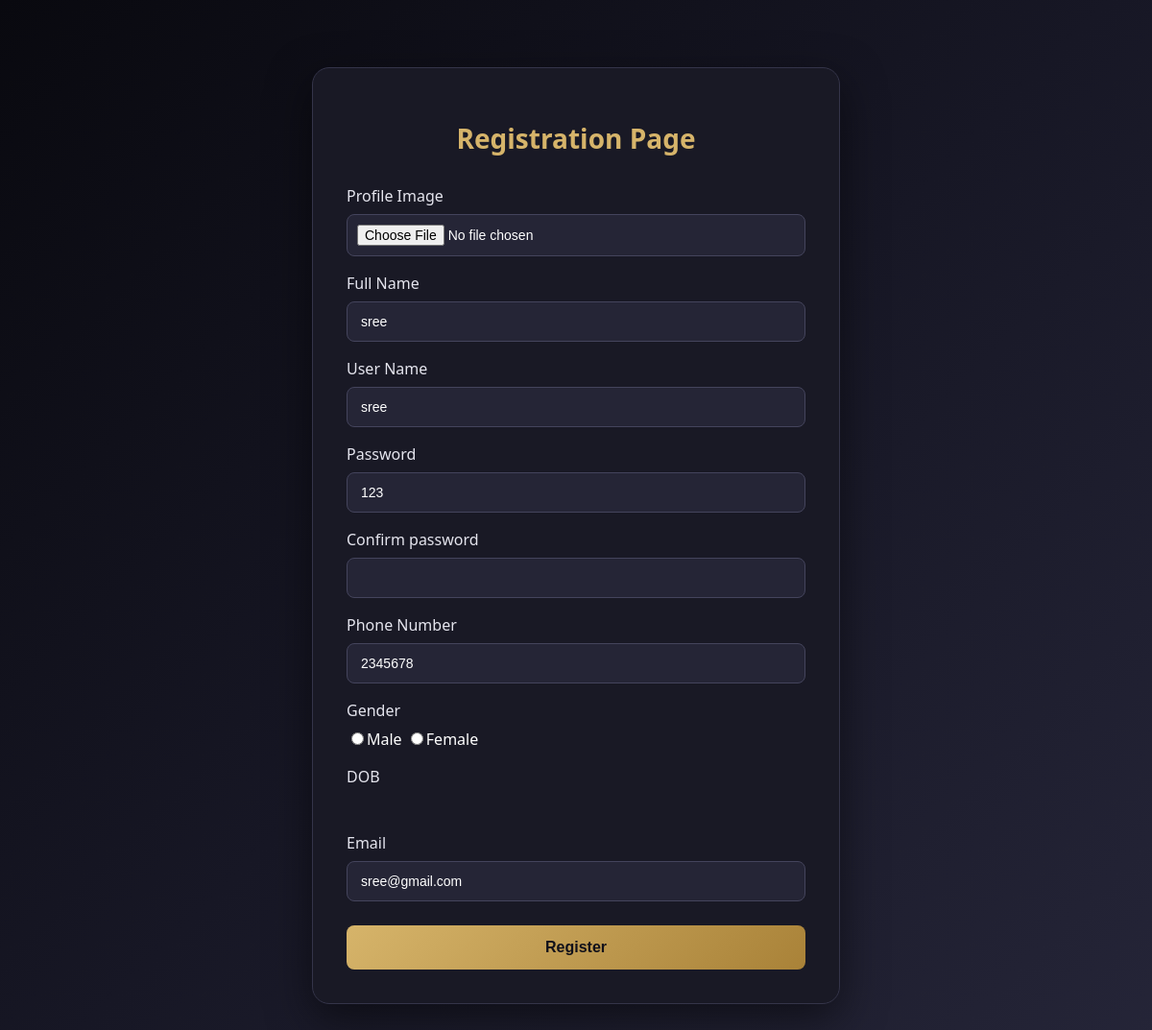
/updatelist/3, run on the app's committed database.
### myapp/models.py (models this page shows, shortened)
class RegisterModel(models.Model):
    profile=models.ImageField(upload_to="profile_image/")
    full_name=models.CharField(max_length=50)
    user_name=models.CharField(max_length=30)
    number=models.IntegerField()
    choose=[
        ("Male","Male"),
        ("Female","Female")
    ]
    gender=models.CharField(max_length=30)
    dob=models.DateField()
    email=models.EmailField()
    password=models.CharField(max_length=20)

### myapp/views.py (the view)
# urls.py: path("updatelist/<int:jk>",views.update_list,name="update_list"),
def update_list(request,jk):
    user=get_object_or_404(RegisterModel,id=jk)
    if request.method=="POST":
        form=updateform(request.POST,instance=user)
        if form.is_valid:
            form.save()
            return redirect("dashboard")
    else:
            form=updateform(instance=user)
    return render(request,"update_list.html",{"data":form})

### myapp/forms.py
class updateform(forms.ModelForm):
      class Meta:
            model=RegisterModel
            fields="__all__"

### myapp/templates/update_list.html (shortened to what this page needs)
{% load static %}
<!DOCTYPE html>
<html lang="en">
<head>
    <link rel="stylesheet" href="{% static 'css/register.css' %}">
</head>
<body>
    <div class="container">
        <form  method="POST" enctype="multipart/form-data">
        <h1>Registration Page</h1>
        <label for="">Profile Image</label>
        <input type="file" name="profile"> <br>
        <label for="">Full Name</label>
         {{ data.full_name }}
        <br>
        <label for="">User Name</label>
         {{ data.user_name }}
        <br>
        <label for="">Password</label>
        {{ data.password }}
        <br>
        <label for="">Confirm password</label>
        <input type="password" name="confirm_password">
        <label for="">Phone Number</label>
        {{ data.number }}
        <br>
        <label for="">Gender</label>
        <input type="radio" name="gender" value="Male" {% if data.gender == 'Male' %}  checked {% endif %}>Male
        <input type="radio" name="gender" value="Female" {% if data.gender == 'Female' %}  checked {% endif %}>Female
        <br>
        <label for="">DOB</label>
        <br>
        <label for="">Email</label>
        {{ data.email }}
        <br>
        <button type="submit">Register</button>
       </form>
    </div>
</body>
</html>

### myapp/static/css/register.css (style rules this page uses)
* { box-sizing: border-box; }
body { margin: 0; padding: 40px 15px; min-height: 100vh; font-family: 'Segoe UI', sans-serif; background: linear-gradient(135deg, #09090f, #171725, #252538); color: #ffffff; }
.container { background: #191925; max-width: 550px; margin: 30px auto; padding: 35px; border-radius: 18px; border: 1px solid #343449; box-shadow: 0 15px 45px rgba(0,0,0,0.5); }
h1 { text-align: center; color: #d6b46a; font-size: 28px; margin-bottom: 30px; }
label { display: block; margin-top: 17px; margin-bottom: 8px; color: #e5e5ee; font-weight: 500; }
input, select, textarea { width: 100%; padding: 12px 14px; background: #252536; color: white; border: 1px solid #44445c; border-radius: 8px; outline: none; font-size: 14px; transition: 0.3s; }
input[type="file"] { padding: 10px; }
input[type="radio"] { width: auto; accent-color: #d6b46a; }
button, input[type="submit"] { width: 100%; margin-top: 25px; padding: 14px; background: linear-gradient(135deg, #d6b46a, #a98238); color: #11111a; border: none; border-radius: 8px; font-size: 16px; font-weight: bold; cursor: pointer; transition: 0.3s; }

### data on the page
RegisterModel: full_name "sree", user_name "sree", password "123", number "2345678", email "sree@gmail.com"
